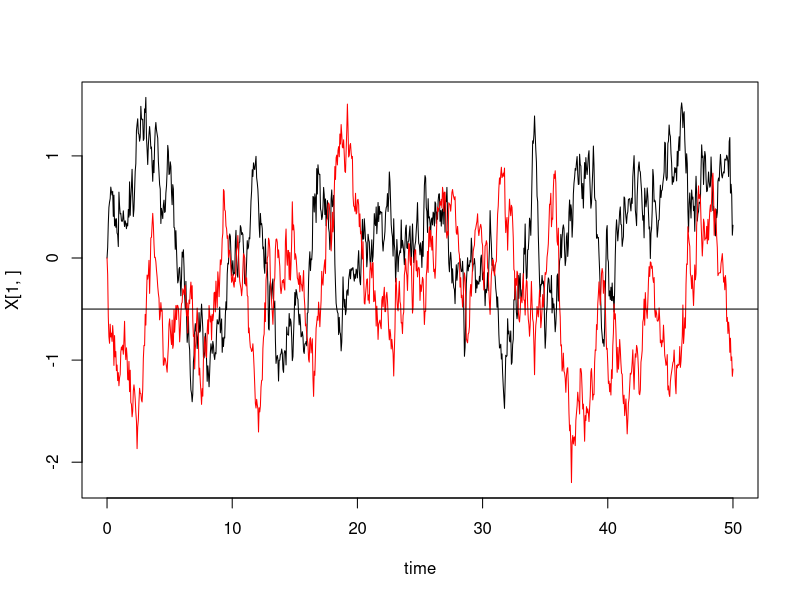
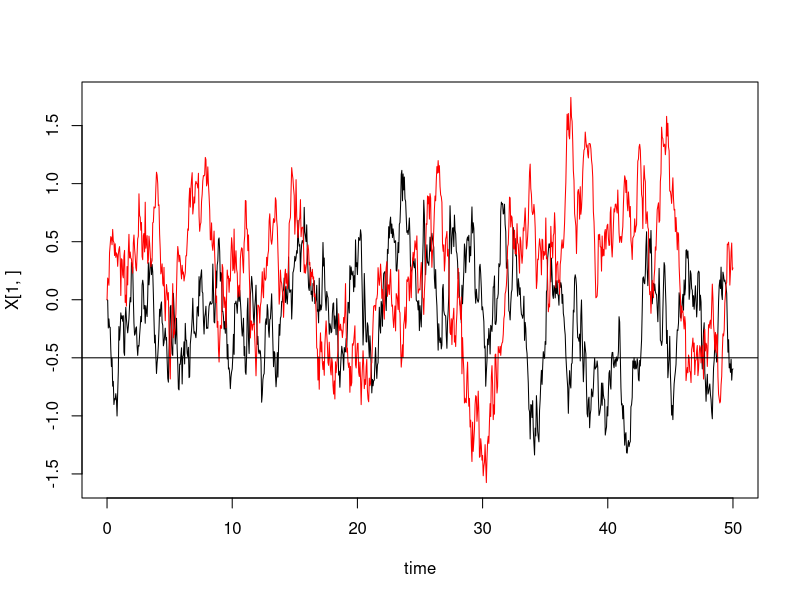
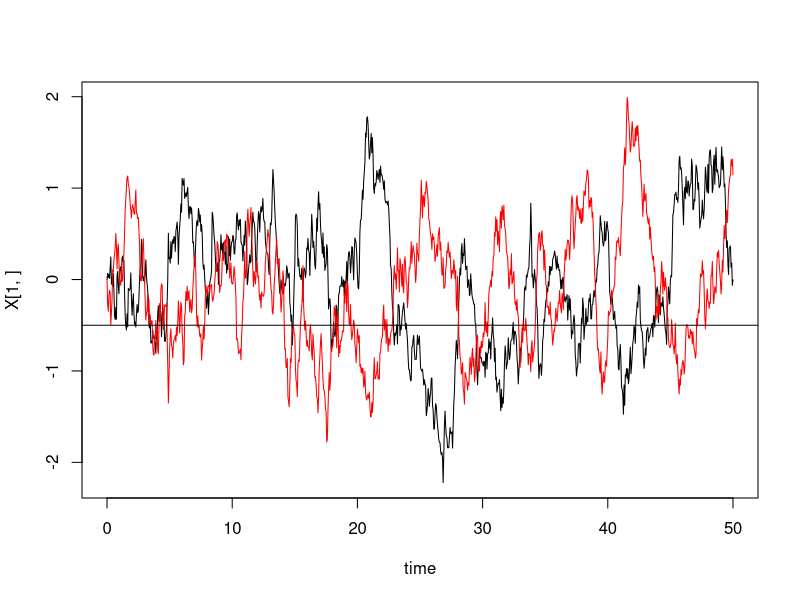
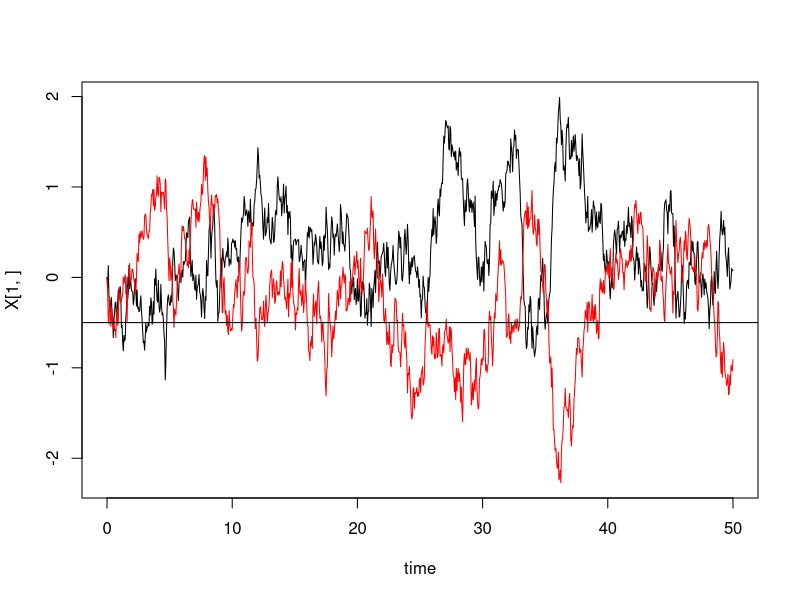
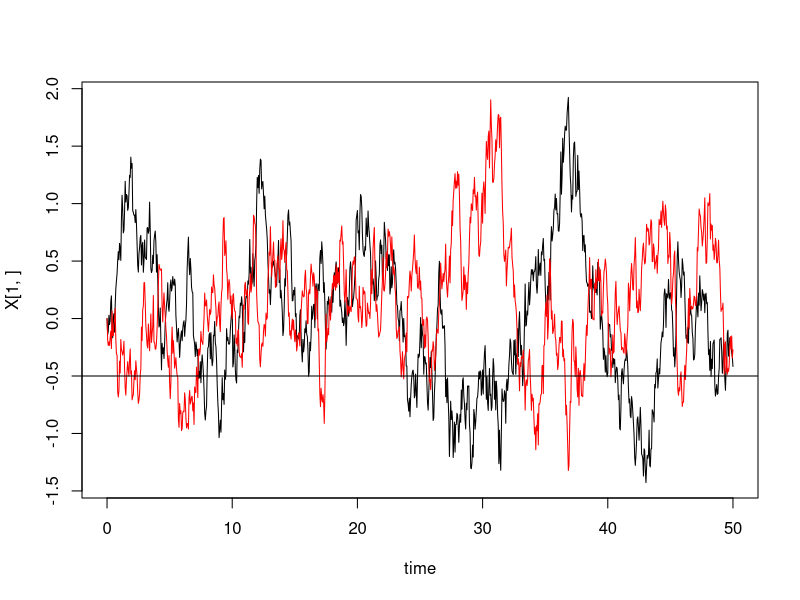
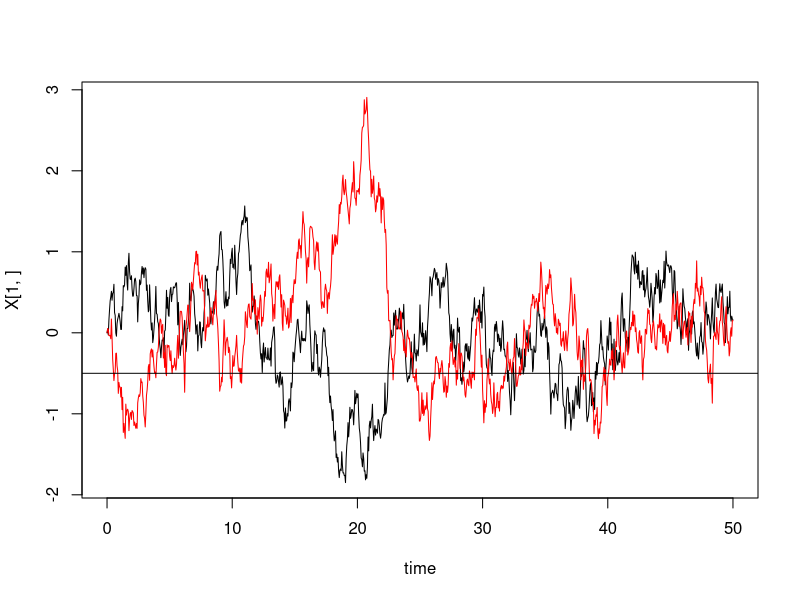
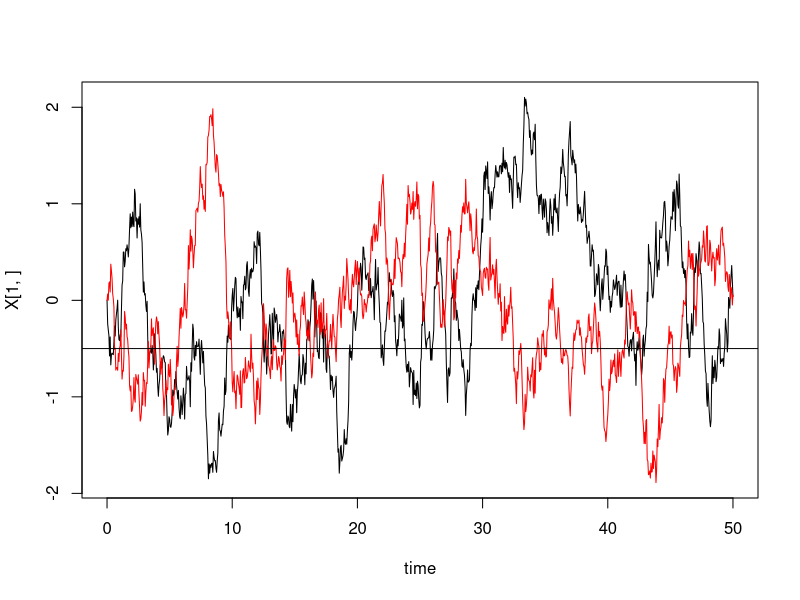
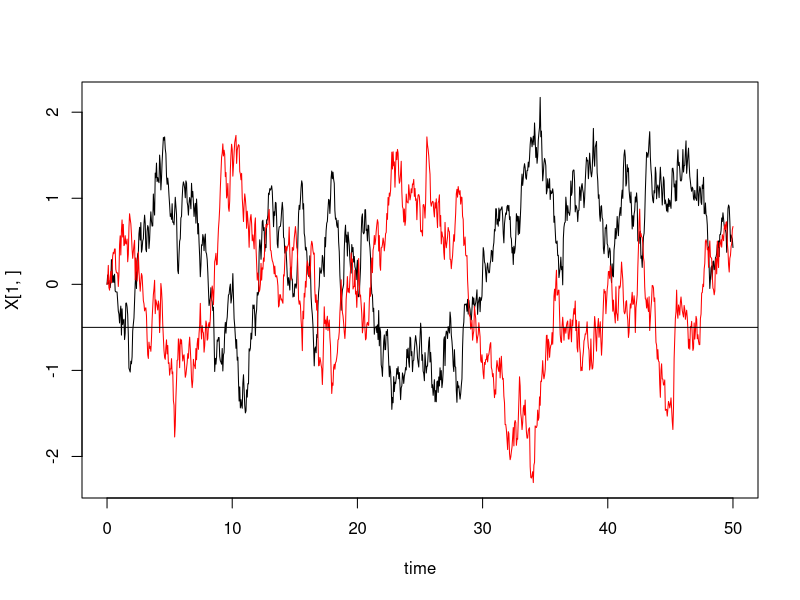

Write the R code that produced these figures, in order. (Note: this script raises an error after producing the figures.)
#needed to run:
erf<-function(x){
	return(2*pnorm(x*sqrt(2))-1)
	}

f<-function(x){
	rs=1
	return(rs*(-erf(10*(x-(-T)))+1)/2)
	}

#for drift diffusion model (size of error does not depend on state)	
error_rate<-function(re1,re2,me1,me2,se1,se2,rf,mf){
	z=T/(me1+mf)
	a=(me1+mf)^2/(se1^2+sf^2)
	x=1/(1+exp(2*z*a)) #from psych.pdf
#	x=1-(1-exp(-2*(me1+mf)*(se1^2+sf^2)))/(1-exp(-4*(me1+mf)*(se1^2+sf^2))) #from stoch calc class
	return(x)
	}
	
dec_time<-function(re1,re2,me1,me2,se1,se2,rf,mf){
	z=T/(me1+mf)
	a=(me1+mf)^2/(se1^2+sf^2)
	x=z*tanh(z*a)
	return(x)
	}


################
################
################
B<-function(re1,re2,me1,me2,se1,se2,rf,mf,sf,bs1,bs2){ 

rs=1 # max signaling rate

hitting=NULL
decision=NULL
switches=NULL

where1=list() #each element of the list will be an array of dominance values for animal 1 at a point in time
where2=list()
for(i in 1:length(bins)){
	where1[[i]]=array()
	where2[[i]]=array()
	}

for(k in 1:runs){
time=array(,timesteps+1) #keep track of timepoints
time[1]=0 #initialize
X=array(,c(2,timesteps+1))
X[,1]=c(0,0)

for(i in 1:timesteps+1){
	z=rnorm(5,0,1)
	X[1,i]=X[1,i-1]+(me1*X[1,i-1]+mf+bs2*f(X[2,i-1]))*deltat+sf*sqrt(deltat)*z[1]+se1*sqrt(deltat)*z[2]#+bs2*sqrt(f(X[2,i-1]))*z[3]
	X[2,i]=X[2,i-1]+(me2*X[2,i-1]-mf+bs1*f(X[1,i-1]))*deltat-sf*sqrt(deltat)*z[1]+se2*sqrt(deltat)*z[4]#+bs1*sqrt(f(X[1,i-1]))*z[5]
	time[i]=time[i-1]+deltat
#	print(c(sf*sqrt(deltat)*z[1],X[1,i-1],X[1,i]))
	}
	
for(i in 1:length(bins)){ #for each bin concatenate the dominance values at the beginning of that time bin
		where1[[i]]=c(where1[[i]],X[1,i])
		where2[[i]]=c(where2[[i]],X[2,i])
	}

v=apply(X,2,min)
if(sum(v>(-T))<length(v)){
dt=min(which(v<=(-T)))
hitting=c(hitting,time[dt])
decision=c(decision,which.min(X[,dt]))} 

u=apply(X,2,max)
w=intersect(which(v<(-T)),which(u>T))
count=0
if(length(w)>1){
for(i in 2:length(w)){
	if(which.max(X[,w[i]])!=which.max(X[,w[i-1]])){
		count=count+1
		}
	}
	}
switches=c(switches,count)

layout(1)	
plot(time,X[1,],type="l",ylim=range(X)) #plot dominance estimates over time
lines(time,X[2,],col="red")
abline(h=-T)

} #end of k loop

for(i in 1:length(bins)){ #get rid of first null value of each list
	where1[[i]]=where1[[i]][-1]
	where2[[i]]=where2[[i]][-1]
	}	

to_return=list(where1,where2,decision,hitting,switches)

##compare observed statistics from simulations to what's predicted:
#print(paste("Predicted error rate is ",error_rate(re1,re2,me1,me2,se1,se2,rf,mf)))
print(paste("Observed error rate is ",length(which(decision==1))/length(decision)))
#print(paste("Expected decision time is ",dec_time(re1,re2,me1,me2,se1,se2,rf,mf)))
print(paste("Mean time until one starts signaling is ",mean(hitting)))
print(paste("On average ",mean(switches)," switches occurred"))

return(to_return)
}
#################################
#################################
#################################

T<-.5  #threshold

me1<--.5 #mean error in animal 1
me2<-me1 #mean error in animal 2
se1<-.5 #variance of error in animal 1
se2<-se1 #variance of error in animal 2

mf<-0 #mean fight outcome
sf<-.5 #variance of fight outcome

bs1=0 #boost to animal 2 when animal 1 signals
bs2=bs1 #boost to animal 1 when animal 2 signals

timesteps=1000 #how many reactions to have
runs=100 #how many separate runs to do
deltat=0.05
bins=seq(0,timesteps*deltat,by=deltat) #bin time so we can compare evolution in time between runs

L=B(re1,re2,me1,me2,se1,se2,rf,mf,sf,0,0)
Lb=B(re1,re2,me1,me2,se1,se2,rf,mf,sf,3,3)

#l=which(bins==ceiling(max(bins)/3))
l=which(bins==100)
layout(matrix(1:2,nrow=1))
boxplot(L[[1]][1:l],axes=FALSE)
axis(1,at=1:l,bins[1:l])
axis(2)
abline(h=-mf/me1,col="red")
boxplot(L[[2]][1:l],axes=FALSE)
axis(1,at=1:l,bins[1:l])
axis(2)	
abline(h=mf/me1,col="red")

#to confirm that without signaling, the estimates reach the stationary distributions they should:
k=951
layout(matrix(1:2,nrow=1))
hist(L[[1]][[k]],freq=FALSE,xlab="Estimate",ylab="Probability",main=paste("Animal 1's Estimate at t=",bins[k]))
v=seq(min(L[[1]][[k]]),max(L[[1]][[k]]),by=0.01)
v=matrix(v,nrow=1)
v2=apply(v,2,dnorm,mean=-mf/me1,sd=sqrt(-(sf^2+se1^2)/(2*me1)))
lines(v,v2,col="red")
hist(L[[2]][[k]],freq=FALSE,xlab="Estimate",ylab="Probability",main=paste("Animal 1's Estimate at t=",bins[k]))
v=seq(min(L[[2]][[k]]),max(L[[2]][[k]]),by=0.01)
v=matrix(v,nrow=1)
v2=apply(v,2,dnorm,mean=mf/me1,sd=sqrt(-(sf^2+se1^2)/(2*me1)))
lines(v,v2,col="red")

ks.test(L[[1]][[k]],pnorm,mean=-mf/me1,sd=sqrt(-(sf^2+se1^2)/(2*me1)))
ks.test(L[[2]][[k]],pnorm,mean=mf/me1,sd=sqrt(-(sf^2+se1^2)/(2*me1)))

#to compare the stationary distributions with and without signaling feedback:
k=1001
layout(matrix(1:2,nrow=1))
hist(L[[1]][[k]],col=rgb(0,0,1,alph=1),freq=FALSE,xlim=range(c(L[[1]][[k]],Lb[[1]][[k]]+5)),main=paste("Animal 1's Estimate at t=",bins[k]),xlab="Estimate",breaks=10)
hist(Lb[[1]][[k]],col=rgb(0,0,1,alph=.25),freq=FALSE,add=T,breaks=10)
#abline(v=-mf/me1,col="red")
legend(20,0.2,legend=c("w/o Feedback","w/ Feedback"),fill=c(rgb(0,0,1,1),rgb(0,0,1,.25)),bty="n")

hist(L[[2]][[k]],col=rgb(0,0,1,alph=1),freq=FALSE,xlim=range(c(L[[2]][[k]],Lb[[2]][[k]]+5)),main=paste("Animal 2's Estimate at t=",bins[k]),xlab="Estimate",breaks=10)
hist(Lb[[2]][[k]],col=rgb(0,0,1,alph=.25),freq=FALSE,add=T,breaks=10)
#abline(v=mf/me1,col="red")

#to determine the joint effects of mean fight outcome and signaling feedback on the number of switches in dominance regime:

T<-.5  #threshold

me1<--.5 #mean error in animal 1
me2<-me1 #mean error in animal 2
se1<-.5 #variance of error in animal 1
se2<-se1 #variance of error in animal 2

mf<-0 #mean fight outcome
sf<-.5 #variance of fight outcome

bs1=0 #boost to animal 2 when animal 1 signals
bs2=bs1 #boost to animal 1 when animal 2 signals

timesteps=1000 #how many reactions to have
runs=100 #how many separate runs to do
deltat=0.05
bins=seq(0,timesteps*deltat,by=deltat) #bin time so we can compare evolution in time between runs

fight_diff<-seq(0,5,by=.5)
fight_var<-seq(0,10,by=1)
signal_feedback<-seq(0,20,by=1)
switch_mat=array(,c(length(fight_diff),length(fight_var),length(signal_feedback)))
error_mat=array(,c(length(fight_diff),length(fight_var),length(signal_feedback)))
time_mat=array(,c(length(fight_diff),length(fight_var),length(signal_feedback)))
for(i in 1:length(fight_diff)){
	for(k in 1:length(fight_var)){
	for(j in 1:length(signal_feedback)){
	#for(j in 1:1){
		L=B(re1,re2,me1,me2,se1,se2,rf,fight_diff[i],fight_var[k],signal_feedback[j],signal_feedback[j])
		switch_mat[i,k,j]=mean(L[[5]])
		error_mat[i,k,j]=length(which(L[[3]]==1))/length(L[[3]])
		time_mat[i,k,j]=mean(L[[4]])
		}
		}
	}
#image(A,axes=FALSE,xlab="Difference in Fighting Ability",ylab="Signaling Feedback",main=paste("Numbers of switches, me=",me1,"se=",se1,"sf=",sf))
#axis(1,at=seq(0,1,length.out=6),seq(min(fight_diff),max(fight_diff),length.out=6))
#axis(2,at=seq(0,1,length.out=6),seq(min(signal_feedback),max(signal_feedback),length.out=6))
library(fields)
layout(matrix(1:3,nrow=1))
k=5
image.plot(fight_diff,signal_feedback,switch_mat[,k,],xlab="Difference in Fighting Ability",ylab="Signaling Feedback",main=paste("Switches, me=",me1,"se=",se1,"sf=",fight_var[k]))
image.plot(fight_diff,signal_feedback,error_mat[,k,],xlab="Difference in Fighting Ability",ylab="Signaling Feedback",main=paste("Incorrect Signaling, me=",me1,"se=",se1,"sf=",fight_var[k]))
image.plot(fight_diff,signal_feedback,time_mat[,k,],xlab="Difference in Fighting Ability",ylab="Signaling Feedback",main=paste("Time to Signaling, me=",me1,"se=",se1,"sf=",fight_var[k]))

k=2
image.plot(fight_diff,fight_var,switch_mat[,,k],xlab="Difference in Fighting Ability",ylab="Variance in Fight Outcome",main=paste("Switches, me=",me1,"se=",se1,"b=",signal_feedback[k]))
image.plot(fight_diff,fight_var,error_mat[,,k],xlab="Difference in Fighting Ability",ylab="Variance in Fight Outcome",main=paste("Incorrect Signaling, me=",me1,"se=",se1,"b=",signal_feedback[k]))
image.plot(fight_diff,fight_var,time_mat[,,k],xlab="Difference in Fighting Ability",ylab="Variance in Fight Outcome",main=paste("Time to Signaling, me=",me1,"se=",se1,"b=",signal_feedback[k]))

k=1
image.plot(fight_var,signal_feedback,switch_mat[k,,],xlab="Variance in Fight Outcome",ylab="Signaling Feedback",main=paste("Switches, me=",me1,"se=",se1,"mf=",fight_diff[k]))
image.plot(fight_var,signal_feedback,error_mat[k,,],xlab="Variance in Fight Outcome",ylab="Signaling Feedback",main=paste("Incorrect Signaling, me=",me1,"se=",se1,"mf=",fight_diff[k]))
image.plot(fight_var,signal_feedback,time_mat[k,,],xlab="Variance in Fight Outcome",ylab="Signaling Feedback",main=paste("Time to Signaling, me=",me1,"se=",se1,"mf=",fight_diff[k]))

#embedding it in a network:

f<-function(x){
	y=ifelse(x<=-T,1,0)
	return(y)
	}

T<-.5  #threshold

me1<--.5 #mean error in animal 1
me2<-me1 #mean error in animal 2
se1<-.5 #variance of error in animal 1
se2<-se1 #variance of error in animal 2

sf<-.5 #variance of fight outcome

bs1=0 #boost to animal 2 when animal 1 signals
bs2=bs1 #boost to animal 1 when animal 2 signals

n=10
abilities=sort(runif(20,0,10),decreasing=TRUE)
runs=1
timesteps=1000 #how many reactions to have
deltat=0.05
time=seq(0,timesteps*deltat,by=deltat)

hitting=array(0,c(runs,n,n))
decision=array(0,c(runs,n,n))
switches=array(0,c(runs,n,n))

X=array(0,c(runs,n,n,timesteps+1))
Snow=array(0,c(runs,n,n,timesteps+1))
Scum=array(0,c(runs,n,n,timesteps+1))

for(k in 1:runs){

X[k,,,1]=0
S[k,,,1]=0

for(i in 1:timesteps+1){
	for(m in 1:(n-1)){
		for(p in (m+1):n){
	z=rnorm(5,0,1)
	X[k,m,p,i]=X[k,m,p,i-1]+(me1*X[k,m,p,i-1]+abilities[m]-abilities[p]+bs2*f(X[k,m,p,i-1]))*deltat+sf*sqrt(deltat)*z[1]+se1*sqrt(deltat)*z[2]#+bs2*sqrt(f(X[2,i-1]))*z[3]
	X[k,p,m,i]=X[k,p,m,i-1]+(me2*X[k,p,m,i-1]+abilities[p]-abilities[m]+bs1*f(X[k,p,m,i-1]))*deltat+sf*sqrt(deltat)*z[1]+se2*sqrt(deltat)*z[4]#+bs1*sqrt(f(X[1,i-1]))*z[5]
	Snow[k,m,p,i]=f(X[k,m,p,i])
	Snow[k,p,m,i]=f(X[k,p,m,i])
	Scum[k,m,p,i]=Scum[k,m,p,i-1]+Snow[k,m,p,i]
	Scum[k,p,m,i]=Scum[k,p,m,i-1]+Snow[k,p,m,i]
		}
		}
	}

for(m in 1:(n-1)){
	for(p in (m+1):n){
	pair<-rbind(X[k,m,p,],X[k,p,m,])
	v=apply(pair,2,min)
	dt=min(which(v<=(-T)))
	hitting[k,m,p]=time[dt]
	decision[k,m,p]=which.min(pair[,dt])
	u=apply(pair,2,max)
	w=intersect(which(v<(-T)),which(u>T))
	count=0
if(length(w)>1){
for(i in 2:length(w)){
	if(which.max(X[k,,,w[i]])!=which.max(X[k,,,w[i-1]])){
		count=count+1
		}
	}
	}
switches[k,m,p]=count
			}
	}
 

} #end of k loop

layout(matrix(1:9,nrow=3,byrow=T))

toplot<-seq(100,timesteps,by=20)
cols=heat.colors(length(toplot))

for(i in 1:9){
	plot(metrics(i,Scum[1,,,1000])/max(metrics(i,Scum[1,,,1000])),type="l",xlab="",ylab="",main=metric_names(i))
	for(j in 1:length(toplot)){
		lines(metrics(i,Scum[1,,,toplot[j]])/max(metrics(i,Scum[1,,,toplot[j]])),col=cols[j])
		}
	}
	
for(i in 1:9){
	hist(metrics(i,Scum[1,,,1000]),xlab="",main=metric_names(i))
	}
